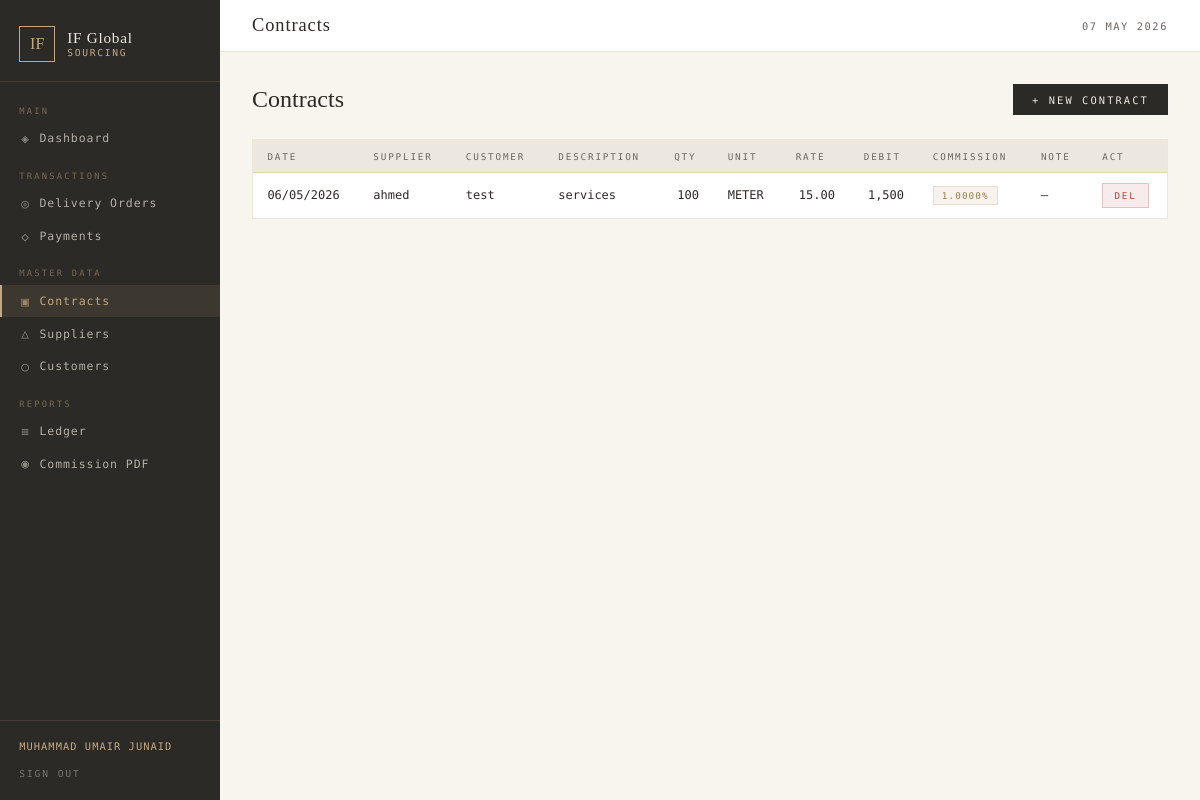
The app's page /pages/contracts.php (signed in) with its own data.
### tables this page shows
CREATE TABLE `contracts` (
  `id` int(11) NOT NULL,
  `contract_date` date NOT NULL,
  `supplier_id` int(11) DEFAULT NULL,
  `customer_id` int(11) DEFAULT NULL,
  `note` text DEFAULT NULL,
  `description` varchar(255) DEFAULT NULL,
  `qty` decimal(15,2) NOT NULL,
  `qty_unit` varchar(20) DEFAULT 'METER',
  `rate` decimal(15,2) NOT NULL,
  `debit` decimal(15,2) GENERATED ALWAYS AS (`qty` * `rate`) STORED,
  `commission_type` enum('unit_based','percentage') NOT NULL DEFAULT 'percentage',
  `commission_value` decimal(10,4) NOT NULL DEFAULT 1.0000,
  `created_at` timestamp NOT NULL DEFAULT current_timestamp()
);

CREATE TABLE `suppliers` (
  `id` int(11) NOT NULL,
  `name` varchar(150) NOT NULL,
  `description` text DEFAULT NULL,
  `phone` varchar(30) DEFAULT NULL,
  `address` text DEFAULT NULL,
  `created_at` timestamp NOT NULL DEFAULT current_timestamp()
);

CREATE TABLE `customers` (
  `id` int(11) NOT NULL,
  `name` varchar(150) NOT NULL,
  `description` text DEFAULT NULL,
  `phone` varchar(30) DEFAULT NULL,
  `address` text DEFAULT NULL,
  `created_at` timestamp NOT NULL DEFAULT current_timestamp()
);

### pages/contracts.php (the view, shortened to what this page needs)
<?php
require_once '../includes/db.php';
$contracts = $conn->query("
  SELECT c.*, s.name as supplier_name, cu.name as customer_name
  FROM contracts c
  LEFT JOIN suppliers s ON c.supplier_id = s.id
  LEFT JOIN customers cu ON c.customer_id = cu.id
  ORDER BY c.contract_date DESC
");
require_once '../includes/header.php';
?>
<div class="page-header">
  <h1>Contracts</h1>
  <button class="btn btn-primary" onclick="openModal('addModal')">+ New Contract</button>
</div>
<div class="card">
  <div class="tbl-wrap">
    <table>
      <thead><tr>
        <th>Date</th><th>Supplier</th><th>Customer</th><th>Description</th>
        <th>Qty</th><th>Unit</th><th>Rate</th><th>Debit</th><th>Commission</th><th>Note</th><th>Act</th>
      </tr></thead>
      <tbody>
      <?php while ($row = $contracts->fetch_assoc()): ?>
        <tr>
          <td><?= date('d/m/Y', strtotime($row['contract_date'])) ?></td>
          <td><?= htmlspecialchars($row['supplier_name'] ?? '—') ?></td>
          <td><?= htmlspecialchars($row['customer_name'] ?? '—') ?></td>
          <td><?= strip_tags($row['description'] ?? '—') ?></td>
          <td class="td-num"><?= number_format($row['qty'], 0) ?></td>
          <td><?= htmlspecialchars($row['qty_unit']) ?></td>
          <td class="td-num"><?= number_format($row['rate'], 2) ?></td>
          <td class="td-num"><?= number_format($row['debit'], 0) ?></td>
          <td>
            <?php if ($row['commission_type'] === 'percentage'): ?>
              <span class="badge badge-pct"><?= $row['commission_value'] ?>%</span>
            <?php else: ?>
              <span class="badge badge-pct">PKR <?= number_format($row['commission_value'], 2) ?>/unit</span>
            <?php endif; ?>
          </td>
          <td><?= strip_tags($row['note'] ?? '—') ?: '—' ?></td>
          <td>
            <form method="POST" style="display:inline" onsubmit="return confirm('Delete contract?')">
              <button type="submit" class="btn btn-danger btn-sm">Del</button>
            </form>
          </td>
        </tr>
      <?php endwhile; ?>
      </tbody>
    </table>
  </div>
</div>
<?php require_once '../includes/footer.php'; ?>

### css/app.css (style rules this page uses)
*, *::before, *::after { box-sizing: border-box; margin: 0; padding: 0; }
:root { --ivory: #F8F5EF; --cream: #EDE8DF; --clay: #C5A882; --bronze: #9C7A4A; --dark: #2C2A26; --ash: #6B6560; --border: rgba(197,168,130,0.3); --white: #FFFFFF; --success: #4A7C59; --danger: #B94040; --info: #3A6B8A; --sidebar-w: 220px; }
body { font-family: 'DM Mono', monospace; background: var(--ivory); color: var(--dark); display: flex; min-height: 100vh; }
.card { background: var(--white); border: 1px solid var(--border); margin-bottom: 1.5rem; }
.tbl-wrap { overflow-x: auto; }
table { width: 100%; border-collapse: collapse; font-size: 0.75rem; }
thead tr { background: var(--cream); border-bottom: 1px solid var(--border); }
th { padding: 0.65rem 0.9rem; text-align: left; font-size: 0.58rem; font-weight: 400; letter-spacing: 0.2em; text-transform: uppercase; color: var(--ash); }
td { padding: 0.65rem 0.9rem; border-bottom: 1px solid rgba(197,168,130,0.12); color: var(--dark); }
tr:last-child td { border-bottom: none; }
.td-num { text-align: right; font-variant-numeric: tabular-nums; }
.badge { display: inline-block; padding: 0.2rem 0.5rem; font-size: 0.58rem; letter-spacing: 0.12em; text-transform: uppercase; border-radius: 0; }
.badge-pct { background: rgba(197,168,130,0.15); color: var(--bronze); border: 1px solid var(--border); }
.btn { display: inline-flex; align-items: center; gap: 0.4rem; padding: 0.6rem 1.2rem; font-family: 'DM Mono', monospace; font-size: 0.65rem; letter-spacing: 0.2em; text-transform: uppercase; cursor: pointer; border: none; text-decoration: none; transition: background 0.15s, color 0.15s; border-radius: 0; }
.btn-primary { background: var(--dark); color: var(--cream); }
.btn-danger { background: rgba(185,64,64,0.1); color: var(--danger); border: 1px solid rgba(185,64,64,0.25); }
.btn-sm { padding: 0.35rem 0.7rem; font-size: 0.58rem; }
.page-header { display: flex; align-items: center; justify-content: space-between; margin-bottom: 1.5rem; }
.page-header h1 { font-family: 'Cormorant Garamond', serif; font-size: 1.5rem; font-weight: 300; color: var(--dark); }

### records on screen
contracts: contract_date "06/05/2026", supplier.name "ahmed", customer.name "test", description "services", qty "100", qty_unit "METER", rate "15.00", debit "1,500", commission_value "1.0000", note "—"

### other values on screen
getOwner()['full_name'] "MUHAMMAD UMAIR JUNAID"
$pageTitle "Contracts"
